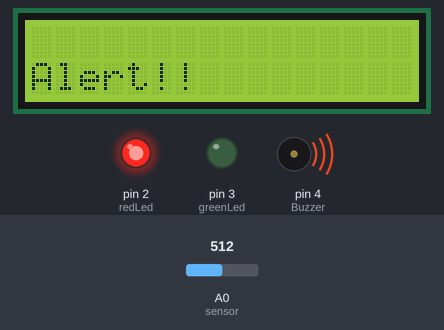
Bench run of a sketch on a simulated Arduino Uno, built with avr-gcc and run on an emulated ATmega328P. Parts: 16×2 character LCD, output pins drawn as LEDs (lit = HIGH), buzzer (waves = sounding). The inputs (shaded band) are chosen by the test bench; at power-on: A0 (sensor) = 512. What the sketch prints to the serial monitor is not drawn.

Above: at 0.26 s.
1.3 s: A0 (sensor) set to 415
At 2.28 s:
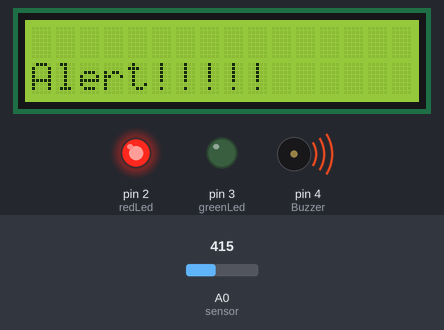
3.6 s: A0 (sensor) set to 392
At 4.5 s:
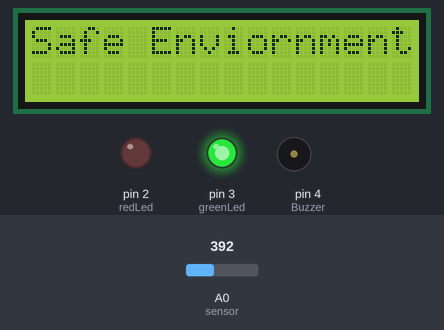
At 5.5 s:
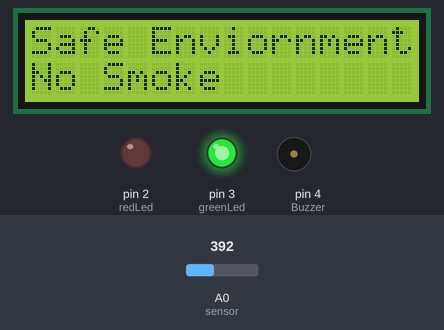
Timing chart, 0 to 7.0 s (numbered marks = the images above; inputs shaded):
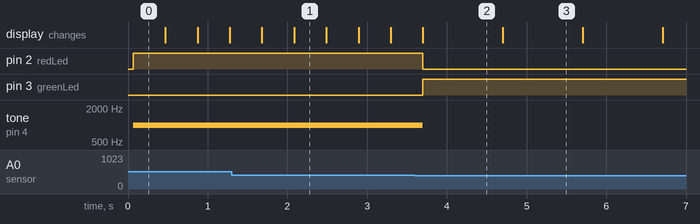

The sketch:

src_code_in_C_language.ino
```cpp
#include <LiquidCrystal.h>
LiquidCrystal lcd(5,6,7,8,9,10);
 int redLed = 2;
 int greenLed = 3;
 int Buzzer = 4;
 int sensor=A0;
int Threshold_of_sensor = 400;


void setup()
{
  pinMode(redLed, OUTPUT);
  pinMode(greenLed, OUTPUT);
  pinMode(Buzzer, OUTPUT);
  pinMode(sensor, INPUT);
  Serial.begin(9600);
  lcd.begin(16,2);
}

void loop()
{

  int sensorValue = analogRead(sensor);
  Serial.println(sensorValue);
  if(sensorValue>Threshold_of_sensor){
    digitalWrite(redLed,HIGH);
    digitalWrite(greenLed,LOW);
    tone(Buzzer,1000,10000);
    lcd.clear();
    lcd.setCursor(0,1);
    lcd.print("Alert!!");
    delay(400);
    lcd.clear();
    lcd.setCursor(0,1);
    lcd.print("Alert!!! ");
    delay(400);
    lcd.clear();
    lcd.setCursor(0,1);
    lcd.print("Alert!!!!! ");
    delay(400);
  }
  else{
    digitalWrite(redLed,LOW);
    digitalWrite(greenLed,HIGH);
    noTone(Buzzer);
    lcd.clear();
    lcd.setCursor(0,0);
    lcd.print("Safe Enviornment");
    delay(1000);
    lcd.setCursor(0,1);
    noTone(Buzzer);
  //  lcd.scrollDisplayRight();
    lcd.print("No Smoke");
    delay(1000);
  }

}
```

Measured:
- the behaviour switches between 401 and 400 on A0 (sensor) (found by bisection; images 1 and 2)
- after the input at 3.6 s, pin 2 (redLed): HIGH → LOW after 0.10 s; pin 3 (greenLed): LOW → HIGH after 0.10 s; tone on pin 4 (Buzzer): 1000 Hz → silent after 0.10 s; the display: changes after 0.10 s (image 2)
- what the display in image 1 shows lasts 0.4 s, from 2.1 s to 2.5 s
- what the display in image 2 shows lasts 1.0 s, from 3.7 s to 4.7 s
